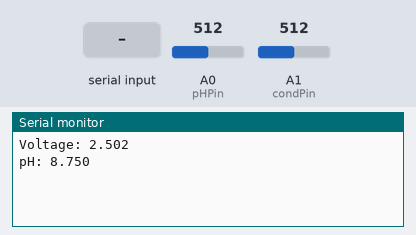
Bench run of a sketch on a simulated Arduino Uno, built with avr-gcc and run on an emulated ATmega328P. Shown: the last lines printed to the serial monitor. The inputs (shaded band) are chosen by the test bench; at power-on: A0 (pHPin) = 512, A1 (condPin) = 512.

Above: at 1.8 s.
1.9 s: "1" received over Serial
5.3 s: A0 (pHPin) set to 716
At 6.1 s:
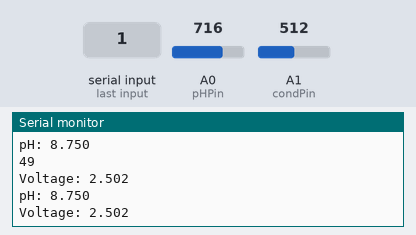
6.8 s: A1 (condPin) set to 716
At 8.1 s:
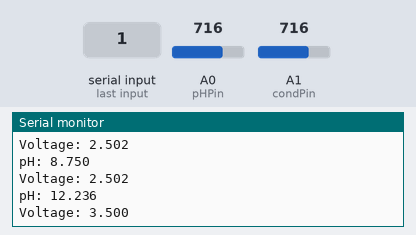
8.3 s: "0" received over Serial
9.8 s: A0 (pHPin) set to 900
At 11.1 s:
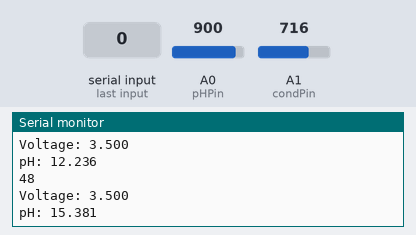
11.3 s: A1 (condPin) set to 900
At 11.9 s:
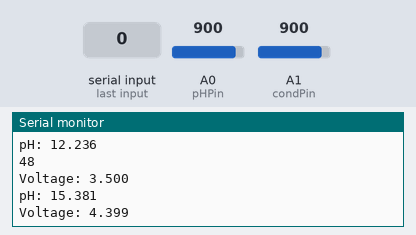
Timing chart, 0 to 14.3 s (numbered marks = the images above; inputs shaded):
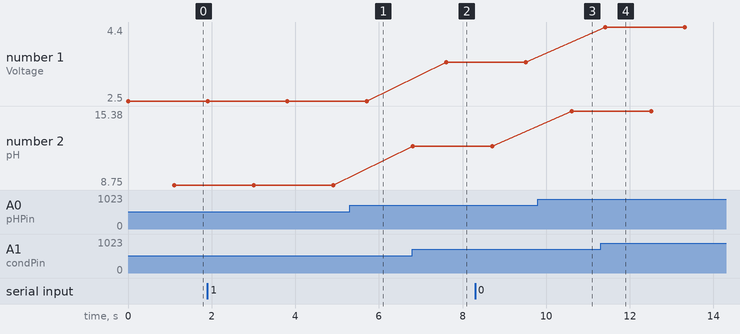

The sketch:

chemberry.ino
```cpp
//#include "OneWire.h"

#define pHPin    A0          // pH meter connected to input 0/A0
#define pHOffset 0.00

#define condPin  A1
unsigned long int avgValue;  //Store the average value of the sensor feedback
float b;
int buf[10],temp;
int condVal;

#define tempPin A2

//OneWire ds(tempPin);

void setup()
{
  Serial.begin(9600);
}

void loop()
{
  readCond();
  readPH();
  //readTemp(1);
  //readTemp(0);
}

void serialEvent()
{
  if (Serial.available())
  {
    Serial.print(Serial.read());
    Serial.println();
  }
}
/*
void readTemp(bool ch)
{
  static byte data[12];
  static byte addr[8];
  static float TemperatureSum;
  if(!ch)
  {
          if ( !ds.search(addr)) {
              Serial.println("no more sensors on chain, reset search!");
              ds.reset_search();
              //return 0;
          }
          if ( OneWire::crc8( addr, 7) != addr[7]) {
              Serial.println("CRC is not valid!");
              //return 0;
          }
          if ( addr[0] != 0x10 && addr[0] != 0x28) {
              Serial.print("Device is not recognized!");
              //return 0;
          }
          ds.reset();
          ds.select(addr);
          ds.write(0x44,1); // start conversion, with parasite power on at the end
  }
  else
  {
      byte present = ds.reset();
      ds.select(addr);
      ds.write(0xBE); // Read Scratchpad
      for (int i = 0; i < 9; i++)
      { // we need 9 bytes
        data[i] = ds.read();
      }
      ds.reset_search();
      byte MSB = data[1];
      byte LSB = data[0];
      float tempRead = ((MSB << 8) | LSB); //using two's compliment
      TemperatureSum = tempRead / 16;

      Serial.print("Temperature: ");
      Serial.print(TemperatureSum,3);
      Serial.println(" ");
      delay(1000);
  }
}
*/

void readCond()
{
  condVal = analogRead(condPin);
  float voltage = condVal * (5.0/1023.0);
  Serial.print("Voltage: ");
  Serial.print(voltage,3);
  Serial.println(" ");
  delay(1000);
}

void readPH()
{
  for(int i=0;i<10;i++)       //Get 10 sample value from the sensor for smooth the value
  {
    buf[i]=analogRead(pHPin);
    delay(10);
  }
  for(int i=0;i<9;i++)        //sort the analog from small to large
  {
    for(int j=i+1;j<10;j++)
    {
      if(buf[i]>buf[j])
      {
        temp=buf[i];
        buf[i]=buf[j];
        buf[j]=temp;
      }
    }
  }
  avgValue=0;
  for(int i=2;i<8;i++)                      //take the average value of 6 center sample
  avgValue+=buf[i];
  float phValue=(float)avgValue*5.0/1024/6; //convert the analog into millivolt
  phValue=(3.5*phValue) + pHOffset;                      //convert the millivolt into pH value
  Serial.print("pH: ");
  Serial.print(phValue,3);
  Serial.println(" ");
  digitalWrite(13, HIGH);
  delay(800);
  digitalWrite(13, LOW);
}
```

Measured:
- after the input at 6.8 s, the serial monitor: prints a new line after 0.81 s (image 2)
- after the input at 9.8 s, the serial monitor: prints a new line after 0.82 s (image 3)
- after the input at 11.3 s, the serial monitor: prints a new line after 0.12 s (image 4)
- plotted number 1: 2.5 → 3.5 after the input at 6.8 s, 3.5 → 4.4 after the input at 11.3 s
- plotted number 2: 12.24 → 15.38 after the input at 9.8 s
